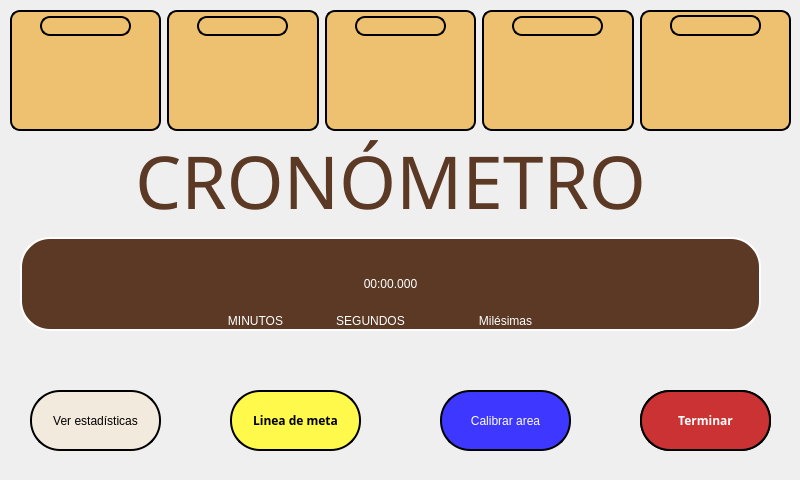
<?xml version="1.0" encoding="UTF-8"?>
<ui version="4.0">
 <class>MainWindow</class>
 <widget class="QMainWindow" name="MainWindow">
  <property name="geometry">
   <rect>
    <x>0</x>
    <y>0</y>
    <width>800</width>
    <height>480</height>
   </rect>
  </property>
  <property name="minimumSize">
   <size>
    <width>700</width>
    <height>480</height>
   </size>
  </property>
  <property name="maximumSize">
   <size>
    <width>800</width>
    <height>480</height>
   </size>
  </property>
  <property name="windowTitle">
   <string>Cronómetro</string>
  </property>
  <widget class="QWidget" name="centralwidget">
   <widget class="QLabel" name="label_fondo">
    <property name="geometry">
     <rect>
      <x>0</x>
      <y>0</y>
      <width>800</width>
      <height>480</height>
     </rect>
    </property>
    <property name="minimumSize">
     <size>
      <width>700</width>
      <height>480</height>
     </size>
    </property>
    <property name="maximumSize">
     <size>
      <width>800</width>
      <height>480</height>
     </size>
    </property>
    <property name="text">
     <string/>
    </property>
    <property name="pixmap">
     <pixmap>background.png</pixmap>
    </property>
    <property name="scaledContents">
     <bool>true</bool>
    </property>
   </widget>
   <widget class="QPushButton" name="btn_detectar">
    <property name="geometry">
     <rect>
      <x>640</x>
      <y>390</y>
      <width>131</width>
      <height>61</height>
     </rect>
    </property>
    <property name="maximumSize">
     <size>
      <width>160</width>
      <height>160</height>
     </size>
    </property>
    <property name="font">
     <font>
      <family>AcadEref</family>
      <pointsize>9</pointsize>
      <weight>75</weight>
      <italic>false</italic>
      <bold>true</bold>
     </font>
    </property>
    <property name="cursor">
     <cursorShape>OpenHandCursor</cursorShape>
    </property>
    <property name="mouseTracking">
     <bool>false</bool>
    </property>
    <property name="tabletTracking">
     <bool>false</bool>
    </property>
    <property name="focusPolicy">
     <enum>Qt::StrongFocus</enum>
    </property>
    <property name="styleSheet">
     <string notr="true">QPushButton{
	background-color: rgb(128, 150, 56);
	color: rgb(255,255,255);  
	border-radius: 30px; 
	border: 2px solid #000;
	font: bold 9pt &quot;AcadEref&quot;;	
}

QPushButton:hover{
	background-color: rgb(73, 166, 39);
}</string>
    </property>
    <property name="text">
     <string>Iniciar detección</string>
    </property>
    <property name="shortcut">
     <string>Ctrl+D</string>
    </property>
    <property name="checkable">
     <bool>false</bool>
    </property>
    <property name="autoDefault">
     <bool>false</bool>
    </property>
    <property name="default">
     <bool>false</bool>
    </property>
    <property name="flat">
     <bool>false</bool>
    </property>
   </widget>
   <widget class="QPushButton" name="btn_terminar">
    <property name="geometry">
     <rect>
      <x>640</x>
      <y>390</y>
      <width>131</width>
      <height>61</height>
     </rect>
    </property>
    <property name="maximumSize">
     <size>
      <width>160</width>
      <height>160</height>
     </size>
    </property>
    <property name="font">
     <font>
      <family>AcadEref</family>
      <pointsize>9</pointsize>
      <weight>75</weight>
      <italic>false</italic>
      <bold>true</bold>
     </font>
    </property>
    <property name="cursor">
     <cursorShape>OpenHandCursor</cursorShape>
    </property>
    <property name="mouseTracking">
     <bool>false</bool>
    </property>
    <property name="tabletTracking">
     <bool>false</bool>
    </property>
    <property name="focusPolicy">
     <enum>Qt::StrongFocus</enum>
    </property>
    <property name="styleSheet">
     <string notr="true">QPushButton{
	background-color: rgb(203, 50, 52);
	color: rgb(255,255,255);  
	border-radius: 30px; 
	border: 2px solid #000;
	font: bold 9pt &quot;AcadEref&quot;;	
}

QPushButton:hover{
	background-color: rgb(232, 3, 27);
}</string>
    </property>
    <property name="text">
     <string>Terminar</string>
    </property>
    <property name="shortcut">
     <string>Ctrl+D</string>
    </property>
    <property name="checkable">
     <bool>false</bool>
    </property>
    <property name="autoDefault">
     <bool>false</bool>
    </property>
    <property name="default">
     <bool>false</bool>
    </property>
    <property name="flat">
     <bool>false</bool>
    </property>
   </widget>
   <widget class="QPushButton" name="btn_estadisticas">
    <property name="geometry">
     <rect>
      <x>30</x>
      <y>390</y>
      <width>131</width>
      <height>61</height>
     </rect>
    </property>
    <property name="cursor">
     <cursorShape>OpenHandCursor</cursorShape>
    </property>
    <property name="styleSheet">
     <string notr="true">QPushButton{
	background-color: rgb(242, 234, 220);
	color: rgb(0,0,0);  
	border-radius: 30px; 
	border: 2px solid #000;
	font: bold 9pt &quot;AcadEref&quot;;	
}

QPushButton:hover{
	background-color: rgb(172, 172, 172);
}</string>
    </property>
    <property name="text">
     <string>Ver estadísticas</string>
    </property>
   </widget>
   <widget class="QWidget" name="horizontalLayoutWidget">
    <property name="geometry">
     <rect>
      <x>10</x>
      <y>10</y>
      <width>781</width>
      <height>121</height>
     </rect>
    </property>
    <layout class="QHBoxLayout" name="horizontalLayout_2">
     <item>
      <widget class="QFrame" name="frame_1">
       <property name="styleSheet">
        <string notr="true">background-color: rgb(238, 193, 112);
border-radius: 10px; 
border: 2px solid #000;</string>
       </property>
       <property name="frameShape">
        <enum>QFrame::StyledPanel</enum>
       </property>
       <property name="frameShadow">
        <enum>QFrame::Raised</enum>
       </property>
       <widget class="QLabel" name="label_frame_1">
        <property name="geometry">
         <rect>
          <x>20</x>
          <y>30</y>
          <width>111</width>
          <height>81</height>
         </rect>
        </property>
        <property name="styleSheet">
         <string notr="true">border: none;</string>
        </property>
        <property name="text">
         <string/>
        </property>
        <property name="scaledContents">
         <bool>true</bool>
        </property>
       </widget>
       <widget class="QLabel" name="titulo_numero_vuelta_1">
        <property name="geometry">
         <rect>
          <x>30</x>
          <y>6</y>
          <width>91</width>
          <height>20</height>
         </rect>
        </property>
        <property name="font">
         <font>
          <family>Tw Cen MT Condensed Extra Bold</family>
          <pointsize>9</pointsize>
          <weight>50</weight>
          <italic>false</italic>
          <bold>false</bold>
         </font>
        </property>
        <property name="styleSheet">
         <string notr="true">font: 9pt &quot;Tw Cen MT Condensed Extra Bold&quot;;</string>
        </property>
        <property name="text">
         <string/>
        </property>
        <property name="alignment">
         <set>Qt::AlignCenter</set>
        </property>
       </widget>
      </widget>
     </item>
     <item>
      <widget class="QFrame" name="frame_2">
       <property name="styleSheet">
        <string notr="true">background-color: rgb(238, 193, 112);
border-radius: 10px; 
border: 2px solid #000;</string>
       </property>
       <property name="frameShape">
        <enum>QFrame::StyledPanel</enum>
       </property>
       <property name="frameShadow">
        <enum>QFrame::Raised</enum>
       </property>
       <widget class="QLabel" name="label_frame_2">
        <property name="geometry">
         <rect>
          <x>20</x>
          <y>30</y>
          <width>111</width>
          <height>81</height>
         </rect>
        </property>
        <property name="styleSheet">
         <string notr="true">border: none;</string>
        </property>
        <property name="text">
         <string/>
        </property>
        <property name="scaledContents">
         <bool>true</bool>
        </property>
       </widget>
       <widget class="QLabel" name="titulo_numero_vuelta_2">
        <property name="geometry">
         <rect>
          <x>30</x>
          <y>6</y>
          <width>91</width>
          <height>20</height>
         </rect>
        </property>
        <property name="font">
         <font>
          <family>Tw Cen MT Condensed Extra Bold</family>
          <pointsize>9</pointsize>
          <weight>50</weight>
          <italic>false</italic>
          <bold>false</bold>
         </font>
        </property>
        <property name="styleSheet">
         <string notr="true">font: 9pt &quot;Tw Cen MT Condensed Extra Bold&quot;;</string>
        </property>
        <property name="text">
         <string/>
        </property>
        <property name="alignment">
         <set>Qt::AlignCenter</set>
        </property>
       </widget>
      </widget>
     </item>
     <item>
      <widget class="QFrame" name="frame_3">
       <property name="styleSheet">
        <string notr="true">background-color: rgb(238, 193, 112);
border-radius: 10px; 
border: 2px solid #000;</string>
       </property>
       <property name="frameShape">
        <enum>QFrame::StyledPanel</enum>
       </property>
       <property name="frameShadow">
        <enum>QFrame::Raised</enum>
       </property>
       <widget class="QLabel" name="label_frame_3">
        <property name="geometry">
         <rect>
          <x>20</x>
          <y>30</y>
          <width>111</width>
          <height>81</height>
         </rect>
        </property>
        <property name="styleSheet">
         <string notr="true">border: none;</string>
        </property>
        <property name="text">
         <string/>
        </property>
        <property name="scaledContents">
         <bool>true</bool>
        </property>
       </widget>
       <widget class="QLabel" name="titulo_numero_vuelta_3">
        <property name="geometry">
         <rect>
          <x>30</x>
          <y>6</y>
          <width>91</width>
          <height>20</height>
         </rect>
        </property>
        <property name="font">
         <font>
          <family>Tw Cen MT Condensed Extra Bold</family>
          <pointsize>9</pointsize>
          <weight>50</weight>
          <italic>false</italic>
          <bold>false</bold>
         </font>
        </property>
        <property name="styleSheet">
         <string notr="true">font: 9pt &quot;Tw Cen MT Condensed Extra Bold&quot;;</string>
        </property>
        <property name="text">
         <string/>
        </property>
        <property name="alignment">
         <set>Qt::AlignCenter</set>
        </property>
       </widget>
      </widget>
     </item>
     <item>
      <widget class="QFrame" name="frame_4">
       <property name="styleSheet">
        <string notr="true">background-color: rgb(238, 193, 112);
border-radius: 10px; 
border: 2px solid #000;</string>
       </property>
       <property name="frameShape">
        <enum>QFrame::StyledPanel</enum>
       </property>
       <property name="frameShadow">
        <enum>QFrame::Raised</enum>
       </property>
       <widget class="QLabel" name="label_frame_4">
        <property name="geometry">
         <rect>
          <x>20</x>
          <y>30</y>
          <width>111</width>
          <height>81</height>
         </rect>
        </property>
        <property name="styleSheet">
         <string notr="true">border: none;</string>
        </property>
        <property name="text">
         <string/>
        </property>
        <property name="scaledContents">
         <bool>true</bool>
        </property>
       </widget>
       <widget class="QLabel" name="titulo_numero_vuelta_4">
        <property name="geometry">
         <rect>
          <x>30</x>
          <y>6</y>
          <width>91</width>
          <height>20</height>
         </rect>
        </property>
        <property name="font">
         <font>
          <family>Tw Cen MT Condensed Extra Bold</family>
          <pointsize>9</pointsize>
          <weight>50</weight>
          <italic>false</italic>
          <bold>false</bold>
         </font>
        </property>
        <property name="styleSheet">
         <string notr="true">font: 9pt &quot;Tw Cen MT Condensed Extra Bold&quot;;</string>
        </property>
        <property name="text">
         <string/>
        </property>
        <property name="alignment">
         <set>Qt::AlignCenter</set>
        </property>
       </widget>
      </widget>
     </item>
     <item>
      <widget class="QFrame" name="frame_5">
       <property name="styleSheet">
        <string notr="true">background-color: rgb(238, 193, 112);
border-radius: 10px; 
border: 2px solid #000;</string>
       </property>
       <property name="frameShape">
        <enum>QFrame::StyledPanel</enum>
       </property>
       <property name="frameShadow">
        <enum>QFrame::Raised</enum>
       </property>
       <widget class="QLabel" name="label_frame_5">
        <property name="geometry">
         <rect>
          <x>20</x>
          <y>30</y>
          <width>111</width>
          <height>81</height>
         </rect>
        </property>
        <property name="styleSheet">
         <string notr="true">border: none;</string>
        </property>
        <property name="text">
         <string/>
        </property>
        <property name="scaledContents">
         <bool>true</bool>
        </property>
       </widget>
       <widget class="QLabel" name="titulo_numero_vuelta_5">
        <property name="geometry">
         <rect>
          <x>30</x>
          <y>5</y>
          <width>91</width>
          <height>21</height>
         </rect>
        </property>
        <property name="font">
         <font>
          <family>Tw Cen MT Condensed Extra Bold</family>
          <pointsize>9</pointsize>
          <weight>50</weight>
          <italic>false</italic>
          <bold>false</bold>
         </font>
        </property>
        <property name="styleSheet">
         <string notr="true">font: 9pt &quot;Tw Cen MT Condensed Extra Bold&quot;;</string>
        </property>
        <property name="text">
         <string/>
        </property>
        <property name="alignment">
         <set>Qt::AlignCenter</set>
        </property>
       </widget>
      </widget>
     </item>
    </layout>
   </widget>
   <widget class="QWidget" name="verticalLayoutWidget">
    <property name="geometry">
     <rect>
      <x>20</x>
      <y>130</y>
      <width>741</width>
      <height>201</height>
     </rect>
    </property>
    <layout class="QVBoxLayout" name="verticalLayout">
     <property name="leftMargin">
      <number>0</number>
     </property>
     <item>
      <widget class="QLabel" name="label_titulo">
       <property name="font">
        <font>
         <family>Tw Cen MT Condensed Extra Bold</family>
         <pointsize>36</pointsize>
         <weight>50</weight>
         <italic>false</italic>
         <bold>false</bold>
        </font>
       </property>
       <property name="styleSheet">
        <string notr="true">QLabel{
	font: 36pt &quot;Tw Cen MT Condensed Extra Bold&quot;;
	color: rgb(75, 54, 33);
	color: rgb(91, 57, 36);
}</string>
       </property>
       <property name="text">
        <string>&lt;html&gt;&lt;head/&gt;&lt;body&gt;&lt;p&gt;&lt;span style=&quot; font-size:55pt;&quot;&gt;CRONÓMETRO&lt;/span&gt;&lt;/p&gt;&lt;/body&gt;&lt;/html&gt;</string>
       </property>
       <property name="alignment">
        <set>Qt::AlignCenter</set>
       </property>
      </widget>
     </item>
     <item>
      <widget class="QLabel" name="label_cronometro_actual">
       <property name="styleSheet">
        <string notr="true">background-color: rgb(75, 54, 33);
background-color: rgb(91, 57, 36);
font: 87 52pt &quot;Arial Black&quot;;
color: rgb(255, 255, 255);
border-radius: 30px; 
border: 2px solid #fff;</string>
       </property>
       <property name="text">
        <string>00:00.000</string>
       </property>
       <property name="alignment">
        <set>Qt::AlignCenter</set>
       </property>
      </widget>
     </item>
    </layout>
   </widget>
   <widget class="QLabel" name="label_2">
    <property name="geometry">
     <rect>
      <x>220</x>
      <y>290</y>
      <width>71</width>
      <height>61</height>
     </rect>
    </property>
    <property name="styleSheet">
     <string notr="true">color: rgb(255, 255, 255);
font: 87 6pt &quot;Arial Black&quot;;</string>
    </property>
    <property name="text">
     <string>MINUTOS</string>
    </property>
    <property name="alignment">
     <set>Qt::AlignCenter</set>
    </property>
   </widget>
   <widget class="QLabel" name="label_4">
    <property name="geometry">
     <rect>
      <x>460</x>
      <y>280</y>
      <width>91</width>
      <height>81</height>
     </rect>
    </property>
    <property name="styleSheet">
     <string notr="true">color: rgb(255, 255, 255);
font: 87 6pt &quot;Arial Black&quot;;</string>
    </property>
    <property name="text">
     <string>Milésimas</string>
    </property>
    <property name="alignment">
     <set>Qt::AlignCenter</set>
    </property>
   </widget>
   <widget class="QLabel" name="label_3">
    <property name="geometry">
     <rect>
      <x>320</x>
      <y>290</y>
      <width>101</width>
      <height>61</height>
     </rect>
    </property>
    <property name="styleSheet">
     <string notr="true">color: rgb(255, 255, 255);
font: 87 6pt &quot;Arial Black&quot;;</string>
    </property>
    <property name="text">
     <string>SEGUNDOS</string>
    </property>
    <property name="alignment">
     <set>Qt::AlignCenter</set>
    </property>
   </widget>
   <widget class="QPushButton" name="btn_linea_de_meta">
    <property name="geometry">
     <rect>
      <x>230</x>
      <y>390</y>
      <width>131</width>
      <height>61</height>
     </rect>
    </property>
    <property name="maximumSize">
     <size>
      <width>160</width>
      <height>160</height>
     </size>
    </property>
    <property name="font">
     <font>
      <family>AcadEref</family>
      <pointsize>9</pointsize>
      <weight>75</weight>
      <italic>false</italic>
      <bold>true</bold>
     </font>
    </property>
    <property name="cursor">
     <cursorShape>OpenHandCursor</cursorShape>
    </property>
    <property name="mouseTracking">
     <bool>false</bool>
    </property>
    <property name="tabletTracking">
     <bool>false</bool>
    </property>
    <property name="focusPolicy">
     <enum>Qt::StrongFocus</enum>
    </property>
    <property name="styleSheet">
     <string notr="true">QPushButton{
	background-color: rgb(255, 249, 75);
	color: rgb(0,0,0);  
	border-radius: 30px; 
	border: 2px solid #000;
	font: bold 9pt &quot;AcadEref&quot;;	
}

QPushButton:hover{
	background-color: rgb(154, 154, 40);
}</string>
    </property>
    <property name="text">
     <string>Linea de meta</string>
    </property>
    <property name="shortcut">
     <string>Ctrl+D</string>
    </property>
    <property name="checkable">
     <bool>false</bool>
    </property>
    <property name="autoDefault">
     <bool>false</bool>
    </property>
    <property name="default">
     <bool>false</bool>
    </property>
    <property name="flat">
     <bool>false</bool>
    </property>
   </widget>
   <widget class="QPushButton" name="btn_abrir_calibrar">
    <property name="geometry">
     <rect>
      <x>440</x>
      <y>390</y>
      <width>131</width>
      <height>61</height>
     </rect>
    </property>
    <property name="cursor">
     <cursorShape>OpenHandCursor</cursorShape>
    </property>
    <property name="styleSheet">
     <string notr="true">QPushButton{
	
	background-color: rgb(61, 55, 255);
	color: #fff;
	border-radius: 30px; 
	border: 2px solid #000;
	font: bold 9pt &quot;AcadEref&quot;;
}

QPushButton:hover{
	
	background-color: rgb(126, 150, 255);
}</string>
    </property>
    <property name="text">
     <string>Calibrar area</string>
    </property>
   </widget>
  </widget>
 </widget>
 <resources/>
 <connections/>
</ui>
